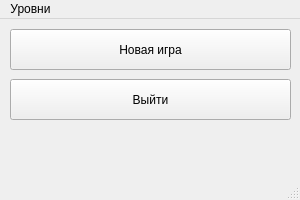
<?xml version="1.0" encoding="UTF-8"?>
<ui version="4.0">
 <class>gpi_MainWindow</class>
 <widget class="QMainWindow" name="gpi_MainWindow">
  <property name="geometry">
   <rect>
    <x>0</x>
    <y>0</y>
    <width>300</width>
    <height>200</height>
   </rect>
  </property>
  <property name="windowTitle">
   <string>MainWindow | Socoban</string>
  </property>
  <widget class="QWidget" name="centralwidget">
   <widget class="QPushButton" name="pushButton_ShowGameWindow">
    <property name="geometry">
     <rect>
      <x>10</x>
      <y>10</y>
      <width>281</width>
      <height>41</height>
     </rect>
    </property>
    <property name="text">
     <string>Новая игра</string>
    </property>
   </widget>
   <widget class="QPushButton" name="pushButton_CloseMainWindow">
    <property name="geometry">
     <rect>
      <x>10</x>
      <y>60</y>
      <width>281</width>
      <height>41</height>
     </rect>
    </property>
    <property name="text">
     <string>Выйти</string>
    </property>
   </widget>
  </widget>
  <widget class="QMenuBar" name="menubar">
   <property name="geometry">
    <rect>
     <x>0</x>
     <y>0</y>
     <width>300</width>
     <height>25</height>
    </rect>
   </property>
   <widget class="QMenu" name="menuLevels">
    <property name="title">
     <string>Уровни</string>
    </property>
    <addaction name="actionLevel1"/>
   </widget>
   <addaction name="menuLevels"/>
  </widget>
  <widget class="QStatusBar" name="statusbar"/>
  <action name="actionLevel1">
   <property name="text">
    <string>Level 1</string>
   </property>
  </action>
 </widget>
 <resources/>
 <connections/>
</ui>
